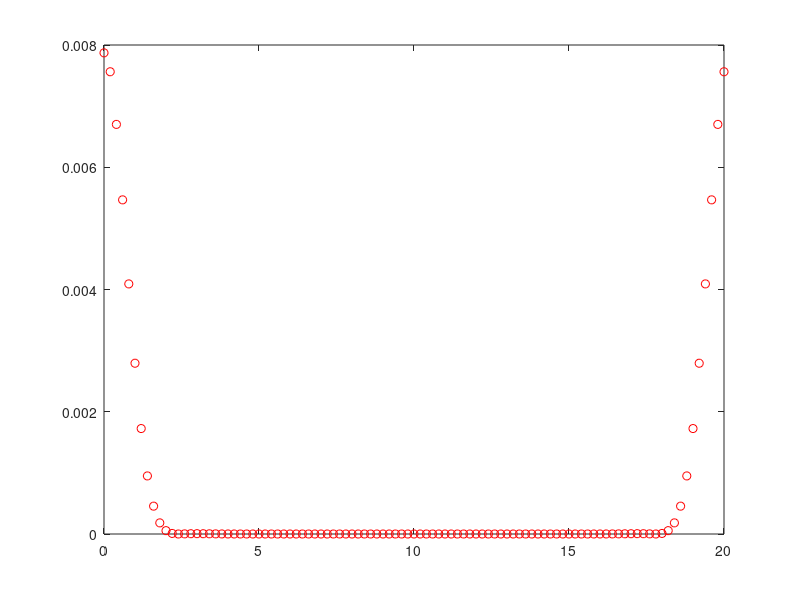

MATLAB code to generate this figure:
% CERM_Lab_151121
% Exercise 3


clc
clear all
close all
format long

            % Defining the initial conditions
N = 100;
T = 20;
h = T / N;

x = [0 : h : T]';



for nmode = 1 : 200
    y= exp(-abs(x-5) .^ 2.5);
    yhat = fft(y) / N;
    figure(1)
    plot(x, abs(yhat).^2, 'ro');

    mask = ones(N, 1);
    mask(nmode + 2 : N - nmode) = 0;

    spectrum = abs( yhat(1 : N) ) .^ 2;

    numerator = sum(spectrum .* mask);
    denominator = sum(spectrum);
    ans = numerator / denominator;

    if ans >= 0.97
        break
    end

    i = i + 1;
end

nmode
ans